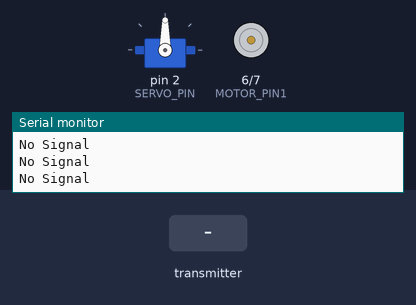
Bench run of a sketch on a simulated Arduino Nano, built with avr-gcc and run on an emulated ATmega328P. On the bench: servo, motor-driver pin pairs drawn as motors (green arrow = first pin HIGH = forward, orange = second pin HIGH = backward, longer = more drive), the last lines printed to the serial monitor. Inputs (shaded band) come from the test bench. No radio packets arrive unless stated.

Above: at 1.2 s.
1.3 s: the transmitter starts sending ReceivedMessage.0 = 0
At 2.4 s:
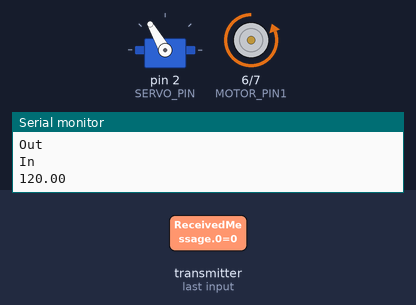
2.8 s: the transmitter starts sending ReceivedMessage.2 = 512
At 3.7 s:
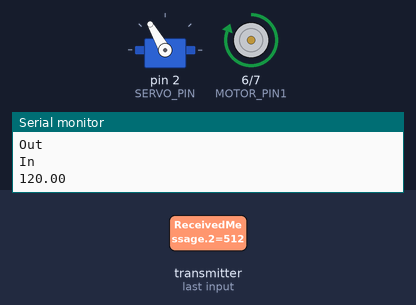
4.4 s: the transmitter starts sending ReceivedMessage.1 = 256
At 5.5 s:
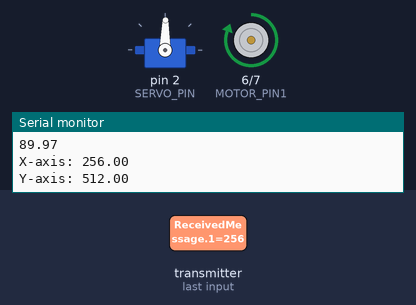
5.9 s: the transmitter starts sending ReceivedMessage.1 = 512
At 6.8 s:
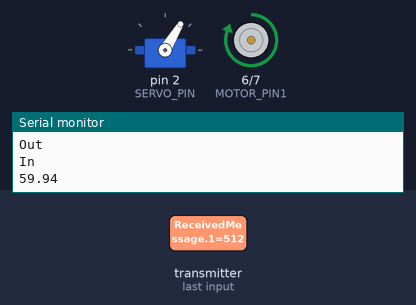
7.4 s: the transmitter starts sending ReceivedMessage.2 = 0
At 8.7 s:
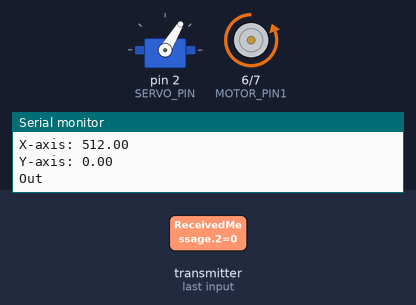
9.0 s: the transmitter starts sending ReceivedMessage.1 = 1023
At 9.3 s:
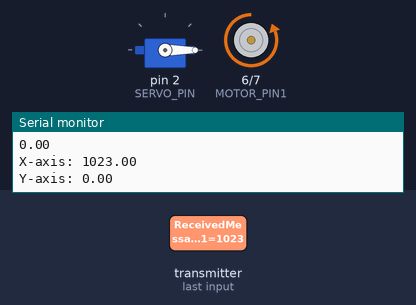
Timing chart, 0 to 11.5 s (numbered marks = the images above; inputs shaded):
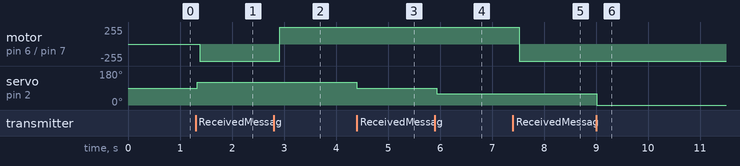

The sketch:

RC_M1_WirelessControl.ino
```cpp
#include <Servo.h>
#include "nRF24L01.h"
#include "RF24.h"
#include "SPI.h"

Servo myServo;

// Servo pin numbers and var
int servoMax = 120;
//Only using 120 degrees
//int servoMin = 0;
//int servoCurrent = 60;
const int X_MAX = 1023;
const int X_MIN = 0;
const int SERVO_PIN = 2;

// DC Motor pin
const int MOTOR_PIN1 = 6;
const int MOTOR_PIN2 = 7;
float forwardThreshold = 500;
float backwardThreshold = 100;

//Reciever
int ReceivedMessage[3] = {0}; // Used to store value received by the NRF24L01
RF24 radio(9,10); // NRF24L01 SPI pins. Pin 9 and 10 on the Nano
const uint64_t pipe = 0xE6E6E6E6E6E6; // Needs to be the same for communicating between 2 NRF24L01

bool reverse = false;

float test[4] = {300, 600, 300, 50};
int count = 0;

void setup() {
  Serial.begin(9600);

  myServo.attach(SERVO_PIN);

  //DC Motor
  pinMode(MOTOR_PIN1, OUTPUT);
  pinMode(MOTOR_PIN2, OUTPUT);

  radio.begin(); // Start the NRF24L01
  radio.openReadingPipe(1,pipe); // Get NRF24L01 ready to receive
  radio.startListening(); // Listen to see if information received
}

void loop() {

  if(radio.available()){
    Serial.println("In");

    radio.read(ReceivedMessage, 6); // Read information from the NRF24L01
    //delay(50);
    //int button = ReceivedMessage[0];
    float sensorValueX = ReceivedMessage[1];
    float sensorValueY = ReceivedMessage[2];

    float angleChange = servoMax*((X_MAX - sensorValueX)/X_MAX);
    Serial.println(angleChange);
    myServo.write(angleChange);
    delay(50);

    /*if(count != 4){
      sensorValueY = test[count];
    } else {
      //sensorValueY = 300;
      //sensorValueX = 0;
      count = 0;
      sensorValueY = test[count];
    }*/


    //float angleChange = servoMax*((X_MAX - sensorValueX)/X_MAX);

    //Serial.print("Switch:  ");
    //Serial.println(button);
    Serial.print("X-axis: ");
    Serial.println(sensorValueX);
    Serial.print("Y-axis: ");
    Serial.println(sensorValueY);

    //delay(50);

    //myServo.write(angleChange);

    if(sensorValueY > forwardThreshold){
        digitalWrite(MOTOR_PIN1, HIGH);
        digitalWrite(MOTOR_PIN2, LOW);
        //Serial.println("forward");
    } else if(sensorValueY < backwardThreshold){
        digitalWrite(MOTOR_PIN1, LOW);
        digitalWrite(MOTOR_PIN2, HIGH);
        //Serial.println("backward");
    } else {
        digitalWrite(MOTOR_PIN1, LOW);
        digitalWrite(MOTOR_PIN2, LOW);
        //Serial.println("Idle");
    }

    /*if(button == 0){
      Serial.println("Stop");
      delay(100000);
    }*/
    count++;
    Serial.println("Out");
    Serial.print("\n\n");
    //Serial.println(reverse);
    //Serial.println(digitalRead(SW_PIN));
    delay(50);

  }
  else {
    Serial.println("No Signal");
    delay(50);
  }

}
```

Measured:
- after the input at 1.3 s, motor on pin 6 (MOTOR_PIN1) / pin 7 (MOTOR_PIN2): stopped → backward 255/255 after 0.08 s; servo on pin 2 (SERVO_PIN): 90° → 120° at once
- after the input at 2.8 s, motor on pin 6 (MOTOR_PIN1) / pin 7 (MOTOR_PIN2): backward 255/255 → forward 255/255 after 0.12 s
- after the input at 4.4 s, servo on pin 2 (SERVO_PIN): 120° → 89° at once
- after the input at 5.9 s, servo on pin 2 (SERVO_PIN): 89° → 59° at once
- after the input at 7.4 s, motor on pin 6 (MOTOR_PIN1) / pin 7 (MOTOR_PIN2): forward 255/255 → backward 255/255 after 0.13 s
- after the input at 9.0 s, servo on pin 2 (SERVO_PIN): 59° → 0° at once
